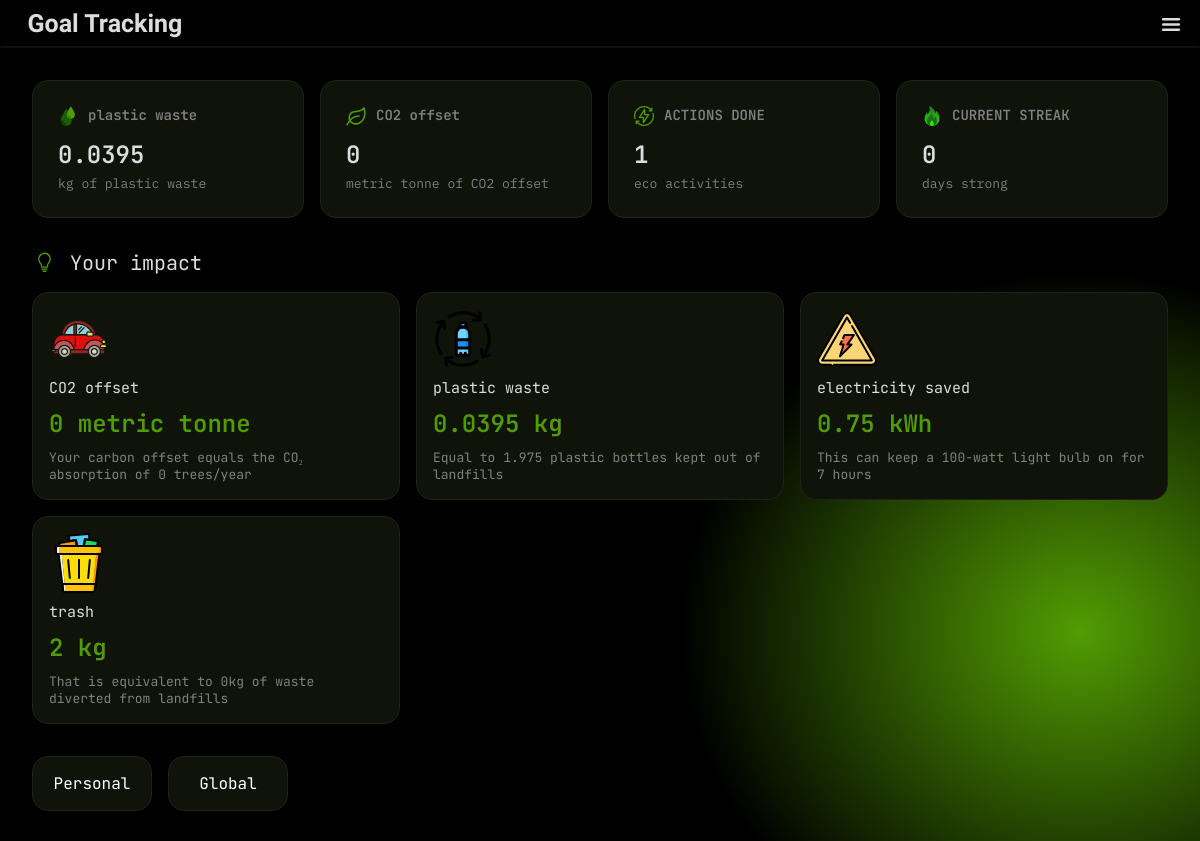
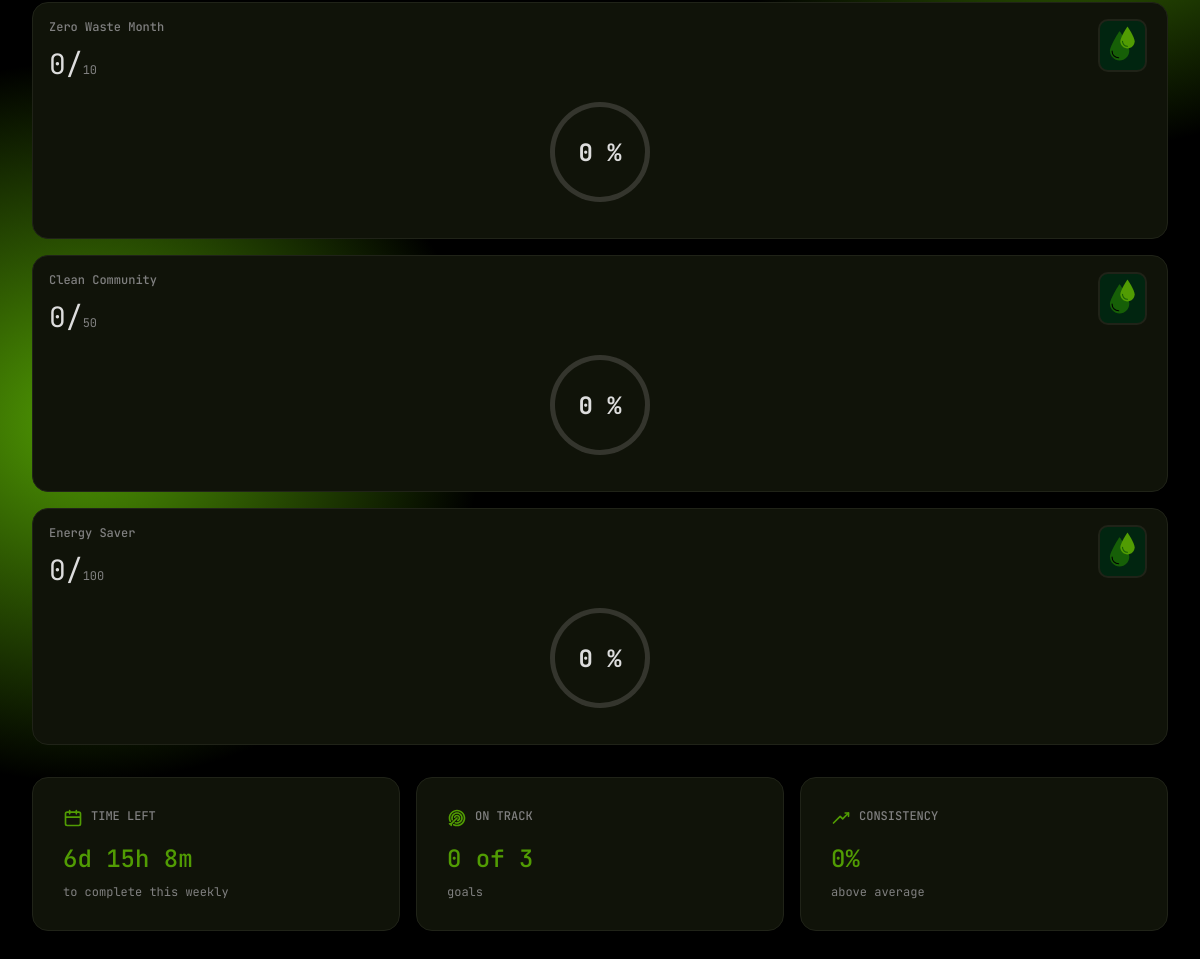
Page /goals.php (signed in) on the earlier database version (2 pictures, top to bottom).
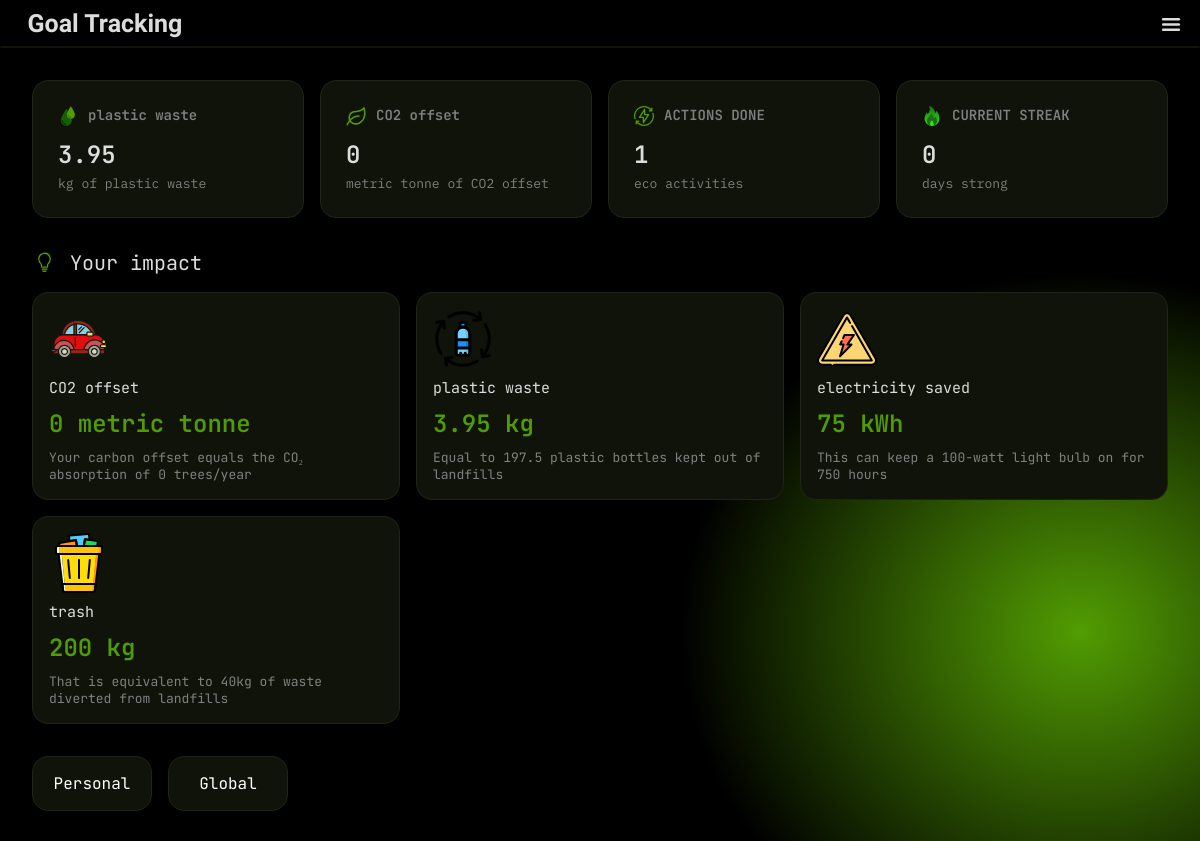
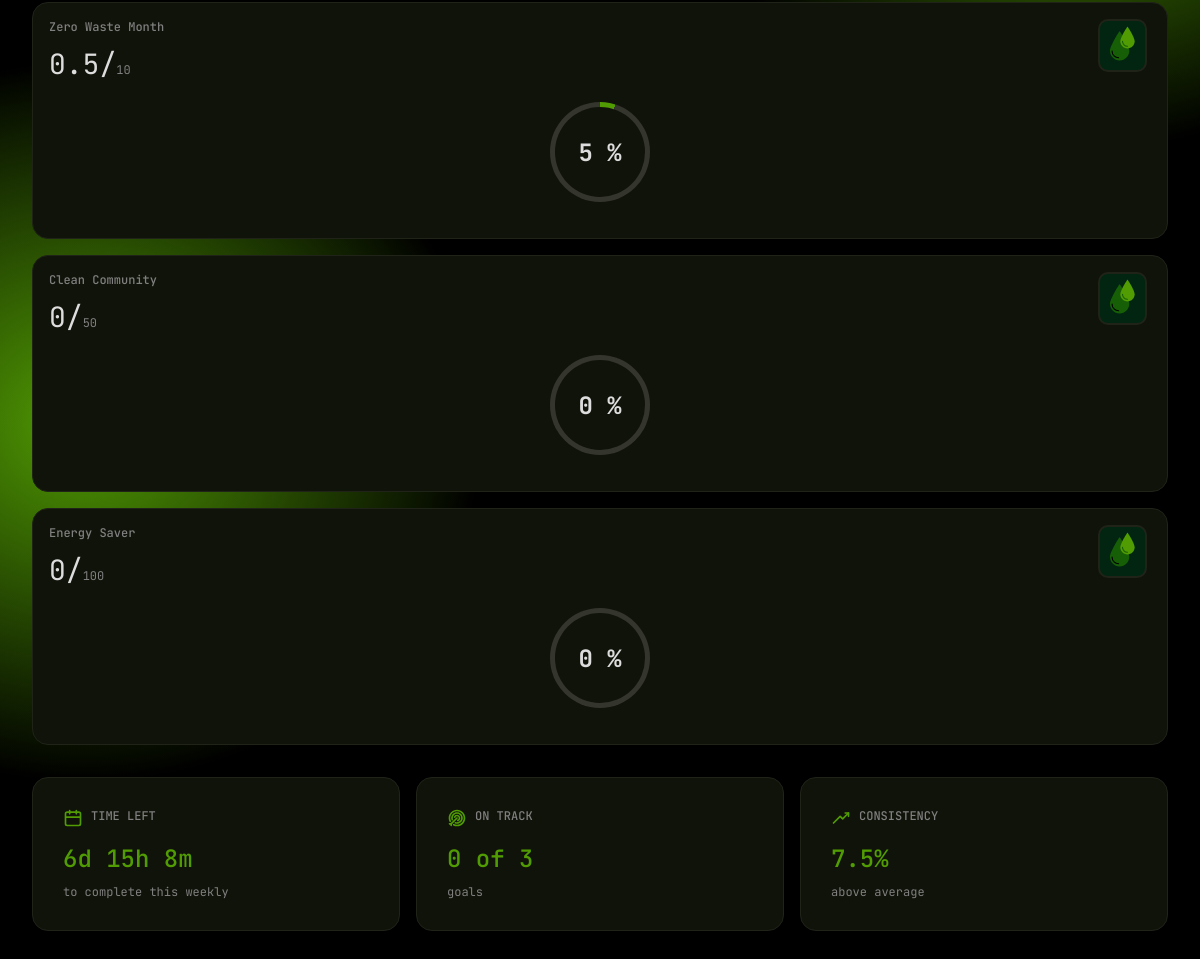
Same page on the later database version (2 pictures, top to bottom).
### tables this page shows
CREATE TABLE GOAL_TYPE (
    ID VARCHAR(100) PRIMARY KEY,
    term VARCHAR(500),
    unit VARCHAR(50),
    decimal_points INT
);

CREATE TABLE GOALS (
    ID VARCHAR(50) PRIMARY KEY,
    title VARCHAR(200),
    description VARCHAR(2000),
    media VARCHAR(500),
    goal_type VARCHAR(100),
    goal DECIMAL,
    starting_time INT,
    ending_time INT,

    type VARCHAR(100),
     

    FOREIGN KEY (goal_type) REFERENCES GOAL_TYPE(ID)
);

### api/users/contribution.php (called while the page is built, shortened)
<?php
function user_get_contribution_total_worded($username, $time_start = NULL, $time_end = NULL)
{
    include dirname(__DIR__) . '/conn.php';
    $query = "SELECT
    GOAL_TYPE.*, COALESCE(
        (
        SELECT
            SUM(TASK.goal_contribution * SUBMISSION.action_count) as total
            from SUBMISSION
            inner join TASK on TASK.ID = SUBMISSION.task_ID
            where
                (SUBMISSION.user = '$username') AND
                (TASK.goal_type = GOAL_TYPE.ID) " .
        ((is_null($time_start) || is_null($time_end)) ? "" : "AND (SUBMISSION.submitted_timestamp BETWEEN '$time_start' AND '$time_end')")
        . "
        )
        , 0) as total FROM GOAL_TYPE;";
    $query_result = mysqli_query($dbConnection, $query);
    $result = array();
    foreach (mysqli_fetch_all($query_result, MYSQLI_ASSOC) as $row) {
        $result[$row['ID']] = array(
            'term' => $row['term'],
            'total' => floatval($row['total']),
            'unit' => $row['unit'],
            'decimals' => intval($row['decimal_points'])
        );
    }
    return $result;
}

### api/goals/functions.php (called while the page is built, shortened)
<?php
function goals_contributions_all($username, $type = NULL, $onlyActive = true)
{
    include dirname(__DIR__) . '/conn.php';
    $query = "select *, coalesce((
        select
    	sum(task.goal_contribution * submission.action_count)
	    from submission
            inner join task
            on task.ID = submission.task_ID
        where
            (submission.user = '$username') and
            (submission.status = 'approved') and
            (task.goal_type = goals.goal_type)
            " . ($onlyActive ? "and (submission.submitted_timestamp between goals.starting_time and goals.ending_time)" : "") . "
    ), 0) as total from goals
    " . (is_null($type) ? "" : "where (goals.type = '$type')");
    $queryResult = mysqli_query($dbConnection, $query);
    $result = array();
    foreach (mysqli_fetch_all($queryResult, MYSQLI_ASSOC) as $row) {
        $result[$row['ID']] = array(
            'ID' => $row['ID'],
            'title' => $row['title'],
            'description' => $row['description'],
            'media' => $row['media'],
            'goal_type' => $row['goal_type'],
            'goal' => $row['goal'],
            'starting_time' => intval($row['starting_time']),
            'ending_time' => intval($row['ending_time']),
            'type' => $row['type'],
            'total' => floatval($row['total']),
        );
    }
    return $result;
}

### goals.php (the view, shortened to what the rows shown need)
<?php
include './api/credentials.php';
include './api/users/functions.php';
include './api/users/contribution.php';
include './api/goals/functions.php';
$contribution = user_get_contribution_total_worded($username);
$personalProgress = goals_contributions_all($username, type: 'personal');
?>
<!DOCTYPE html>
<html lang="en">
<head>
    <link rel="stylesheet" href="./styles/goals.css">
    <link rel="stylesheet" href="./styles/style.css">
</head>
<body>
    <div id="bg-color">
        <div id="elements">
            <div id="statistic">
                <div class="ststc">
                    <img src="./assets/ivp/water-drops-svgrepo-com (1).svg">
                    <p class="p1"><?php echo $contribution['plastic']['term'] ?></p>
                    <p class="p2"><?php echo $contribution['plastic']['total'] ?></p>
                    <p class="p3"><?php echo $contribution['plastic']['unit'] ?> of <?php echo $contribution['plastic']['term'] ?></p>
                </div>
                <div class="ststc">
                    <img src="./assets/ivp/leaf-svgrepo-com.svg">
                    <p class="p1"><?php echo $contribution['carbon']['term'] ?></p>
                    <p class="p2"><?php echo $contribution['carbon']['total'] ?></p>
                    <p class="p3"><?php echo $contribution['carbon']['unit'] ?> of <?php echo $contribution['carbon']['term'] ?></p>
                </div>
            </div>
            <div id="impact">
                <?php
                function generateImpactDescription($goalTypeId, $totalValue)
                {
                    switch ($goalTypeId) {
                        case 'carbon':
                            return "Your carbon offset equals the CO₂ absorption of " . floor($totalValue / 16) . " trees/year";
                        case 'plastic':
                            return "Equal to " . ($totalValue * 50) . " plastic bottles kept out of landfills";
                        case 'electric':
                            return "This can keep a 100-watt light bulb on for  " . floor($totalValue * 10) . " hours";
                        case 'trash':
                            return "That is equivalent to " . floor($totalValue / 5) . "kg of waste diverted from landfills";
                    }
                }
                $descriptionCarbon = generateImpactDescription('carbon', $contribution['carbon']['total']);
                $descriptionPlastic = generateImpactDescription('plastic', $contribution['plastic']['total']);
                $descriptionElectric = generateImpactDescription('electric', $contribution['electric']['total']);
                $descriptionTrash = generateImpactDescription('trash', $contribution['trash']['total']);
                ?>
                <div class="impt">
                    <img src="./assets/ivp/car-svgrepo-com.svg" alt="">
                    <p class="impt-p1"><?php echo $contribution['carbon']['term'] ?></p>
                    <p class="impt-p2"><?php echo $contribution['carbon']['total'] ?> <?php echo $contribution['carbon']['unit'] ?></p>
                    <p class="impt-p3"><?php echo $descriptionCarbon ?></p>
                </div>
                <div class="impt">
                    <img src="./assets/ivp/bottle-plastic-recycle-recycling-svgrepo-com.svg">
                    <p class="impt-p1"><?php echo $contribution['plastic']['term'] ?></p>
                    <p class="impt-p2"><?php echo $contribution['plastic']['total'] ?> <?php echo $contribution['plastic']['unit'] ?></p>
                    <p class="impt-p3"><?php echo $descriptionPlastic ?></p>
                </div>
                <div class="impt">
                    <img src="./assets/ivp/electric-electricity-svgrepo-com.svg">
                    <p class="impt-p1"><?php echo $contribution['electric']['term'] ?></p>
                    <p class="impt-p2"><?php echo $contribution['electric']['total'] ?> <?php echo $contribution['electric']['unit'] ?></p>
                    <p class="impt-p3"><?php echo $descriptionElectric ?></p>
                </div>
                <div class="impt">
                    <img src="./assets/ivp/trash-svgrepo-com.svg">
                    <p class="impt-p1"><?php echo $contribution['trash']['term'] ?></p>
                    <p class="impt-p2"><?php echo $contribution['trash']['total'] ?> <?php echo $contribution['trash']['unit'] ?></p>
                    <p class="impt-p3"><?php echo $descriptionTrash ?></p>
                </div>
            </div>
            <div id="goal">
                <div class="personal-goals">
                    <?php
                    foreach ($personalProgress as $row) { ?>
                        <div class="goals">
                            <p class="goals-p1"><?php echo $row['title']; ?></p>
                            <p class="goals-p2"><?php echo $row['total']; ?>/<span><?php echo $row['goal']; ?></span></p>
                            <div class="icons">
                                <img src="./assets/ivp/water-drops-svgrepo-com (1).svg" alt="">
                            </div>
                            <?php $progress = floor(($row['total'] / $row['goal']) * 100); ?>
                            <div class="progress" style="background: conic-gradient(var(--accent) calc(<?php echo ($progress) ?>%), var(--tertiary) 0) !important;">
                                <div id="thumb">
                                    <p class="percent"><?php echo $progress ?> %</p>
                                </div>
                            </div>
                        </div>
                    <?php } ?>
                </div>
            </div>
        </div>
    </div>
</body>
</html>

Differences in the rows shown:
changed goals "Zero Waste Month": total "0" → "0.5"; progress "0" → "5"
Other differences:
$contribution['plastic']['total']: "0.0395" → "3.95"
$descriptionPlastic: "Equal to 1.975 plastic bottles kept out of landfills" → "Equal to 197.5 plastic bottles kept out of landfills"
$contribution['electric']['total']: "0.75" → "75"
$descriptionElectric: "This can keep a 100-watt light bulb on for 7 hours" → "This can keep a 100-watt light bulb on for 750 hours"
$contribution['trash']['total']: "2" → "200"
$descriptionTrash: "That is equivalent to 0kg of waste diverted from landfills" → "That is equivalent to 40kg of waste diverted from landfills"
$consistency: "0" → "7.5"
